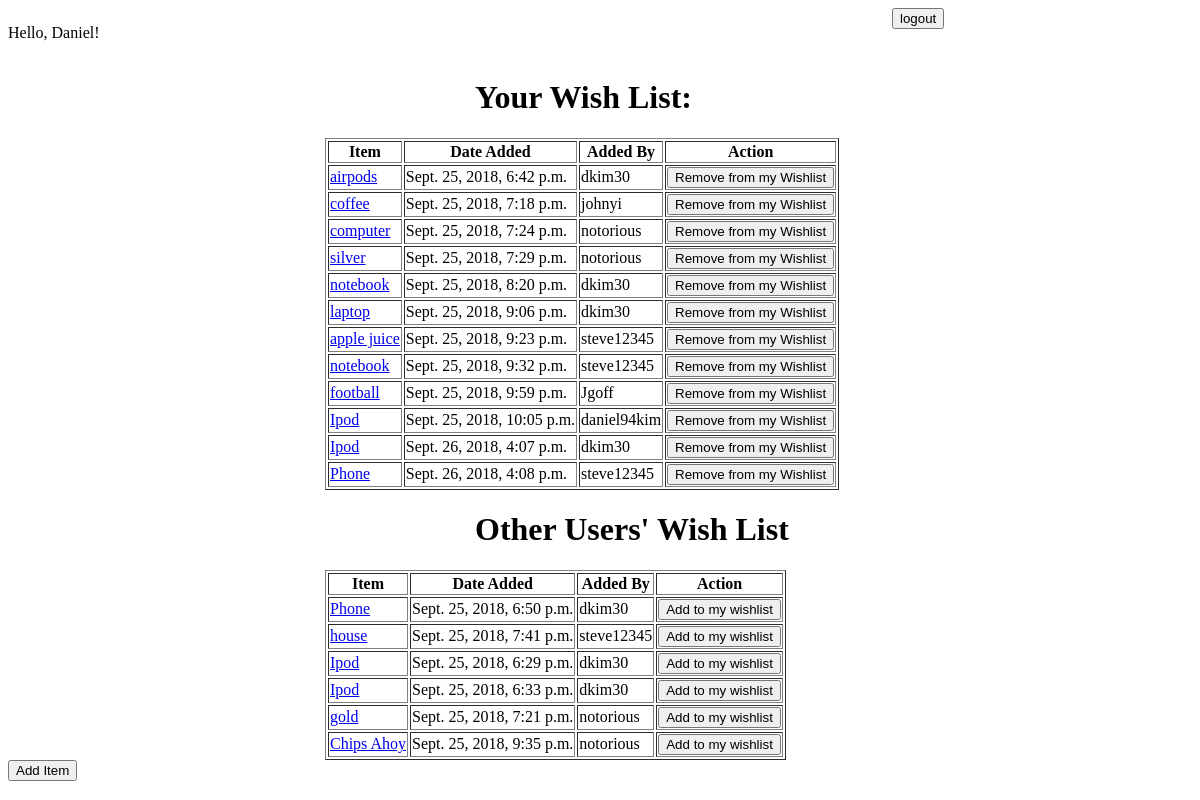
The page /wishes (signed in) on the database its author committed.
### wish_list/models.py (models this page shows)
class Wish(models.Model):
    item = models.CharField(max_length=255)
    date_added = models.DateTimeField(auto_now_add=True)
    user = models.ForeignKey(User, related_name="wishes", on_delete = models.CASCADE)
    favs = models.ManyToManyField(User, related_name="wish_list")
    objects = WishManger()

class User(models.Model):
    name = models.CharField(max_length=255)
    username = models.CharField(max_length=255)
    password = models.CharField(max_length=255)
    confirm_password = models.CharField(max_length=255)
    date = models.CharField(max_length = 10)
    objects = UserManager()

### wish_list/views.py (the view)
# urls.py: path('wishes',views.wishes),
def wishes(request):
    wish_list = User.objects.get(id=request.session["user_id"]).wish_list.all()
    wishes = Wish.objects.all()
    for wish in wish_list:
        wishes = wishes.exclude(id=wish.id)
    return render(request, "dashboard.html", {"wishes": wishes, "wish_list": wish_list})

### wish_list/templates/dashboard.html (shortened to what this page needs)
<!DOCTYPE html>
<html lang="en">
<head>
</head>
<body>
    <div class="container">
        <div class="header">
            <div class="welcome">
                <p>Hello, Daniel!
                </p>
            </div>
            <div class="navbar">
                <form action="/logout" method="POST">
                    <input type="submit" value="logout">
                </form>
            </div>
        </div>
        <div class="wishlist">
            <h1>Your Wish List:</h1>
            <table border="1">
                <tr>
                    <th>Item</th>
                    <th>Date Added</th>
                    <th>Added By</th>
                    <th>Action</th>
                </tr>
                {% for wish in wishes %}
                <tr>
                    <td><a href="/wish/{{wish.id}}">{{wish.item}}</a></td>
                    <td>{{wish.date_added}}</td>
                    <td>{{wish.user.username}}</td>
                    <td><a href="/addwish/{{wish.id}}"><button>Remove from my Wishlist
                    </button></a></td>
                </tr>
                {% endfor %}
            </table>
        </div>
        <div class="other_wishlist">
                <h1>Other Users' Wish List</h1>
                <table border="1">
                    <tr>
                        <th>Item</th>
                        <th>Date Added</th>
                        <th>Added By</th>
                        <th>Action</th>
                    </tr>
                {% for wish in wish_list %}
                <tr>
                    <td><a href="/wish/{{wish.id}}">{{wish.item}}</a></td>
                    <td>{{wish.date_added}}</td>
                    <td>{{wish.user.username}}</td>
                    <td><a href="/removewish/{{wish.id}}"><button>Add to my wishlist</button></a></td>
                    </tr>
                {% endfor %}
                </table>
            </div>
        <form action="/create" method="POST">
            <input type="submit" value="Add Item">
        </form>
    </div>
</body>
</html>

### wish_list/templates/dashboard.html (style rules this page uses)
.header { display: flex; justify-content: space-between; }
.welcome { width: 300px; }
.navbar { width: 300px; }
.wishlist { width: 550px; margin: auto; display: flex; flex-wrap: wrap; }
.wishlist h1 { margin-left: 150px; }
.other_wishlist { width: 550px; margin: auto; display: flex; flex-wrap: wrap; }
.other_wishlist h1 { margin-left: 150px; }

### rows shown on the page
Wish: item "airpods", date_added "Sept. 25, 2018, 6:42 p.m.", user.username "dkim30"
Wish: item "coffee", date_added "Sept. 25, 2018, 7:18 p.m.", user.username "johnyi"
Wish: item "computer", date_added "Sept. 25, 2018, 7:24 p.m.", user.username "notorious"
Wish: item "silver", date_added "Sept. 25, 2018, 7:29 p.m.", user.username "notorious"
Wish: item "notebook", date_added "Sept. 25, 2018, 8:20 p.m.", user.username "dkim30"
Wish: item "laptop", date_added "Sept. 25, 2018, 9:06 p.m.", user.username "dkim30"
Wish: item "apple juice", date_added "Sept. 25, 2018, 9:23 p.m.", user.username "steve12345"
Wish: item "notebook", date_added "Sept. 25, 2018, 9:32 p.m.", user.username "steve12345"
Wish: item "football", date_added "Sept. 25, 2018, 9:59 p.m.", user.username "Jgoff"
Wish: item "Ipod", date_added "Sept. 25, 2018, 10:05 p.m.", user.username "daniel94kim"
Wish: item "Ipod", date_added "Sept. 26, 2018, 4:07 p.m.", user.username "dkim30"
Wish: item "Phone", date_added "Sept. 26, 2018, 4:08 p.m.", user.username "steve12345"
Wish: item "Phone", date_added "Sept. 25, 2018, 6:50 p.m.", user.username "dkim30"
Wish: item "house", date_added "Sept. 25, 2018, 7:41 p.m.", user.username "steve12345"
Wish: item "Ipod", date_added "Sept. 25, 2018, 6:29 p.m.", user.username "dkim30"
Wish: item "Ipod", date_added "Sept. 25, 2018, 6:33 p.m.", user.username "dkim30"
Wish: item "gold", date_added "Sept. 25, 2018, 7:21 p.m.", user.username "notorious"
Wish: item "Chips Ahoy", date_added "Sept. 25, 2018, 9:35 p.m.", user.username "notorious"
